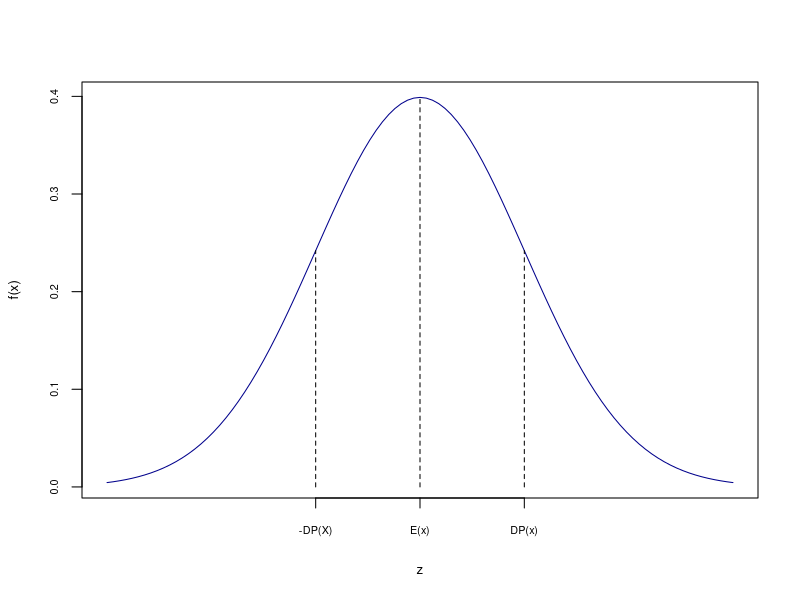
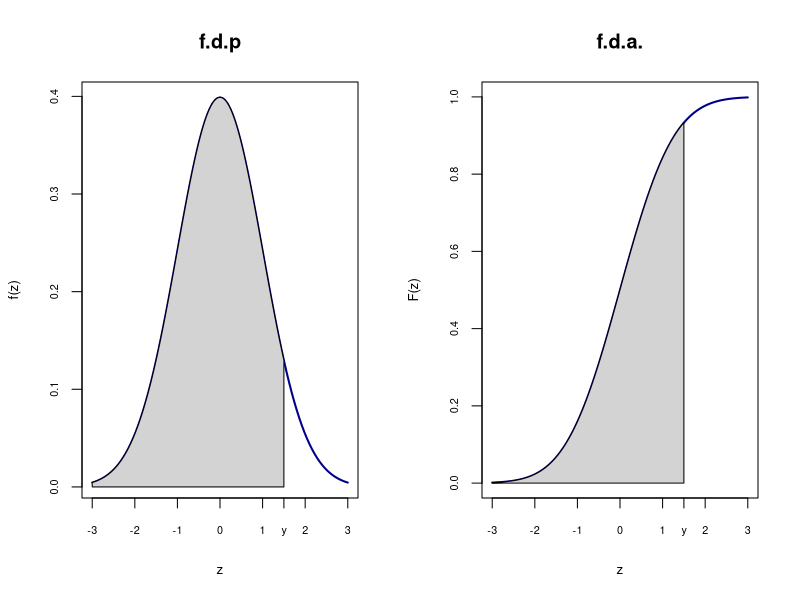
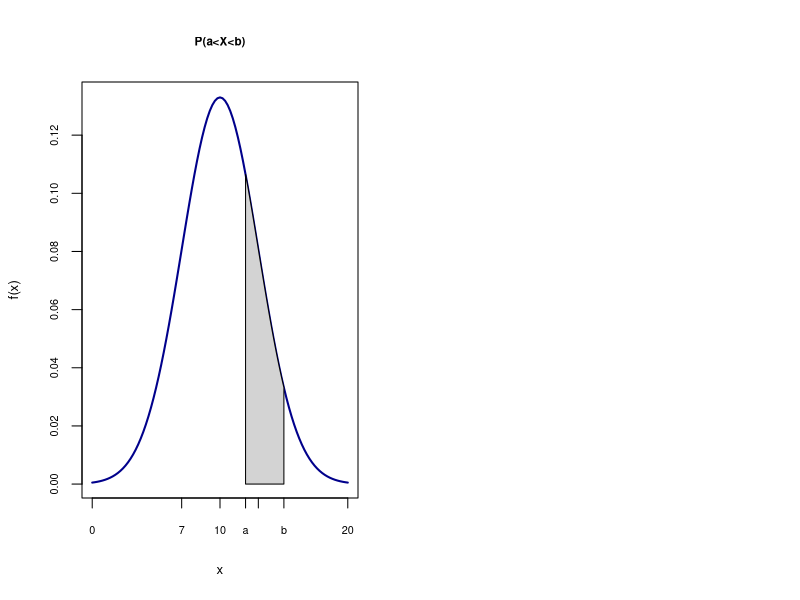
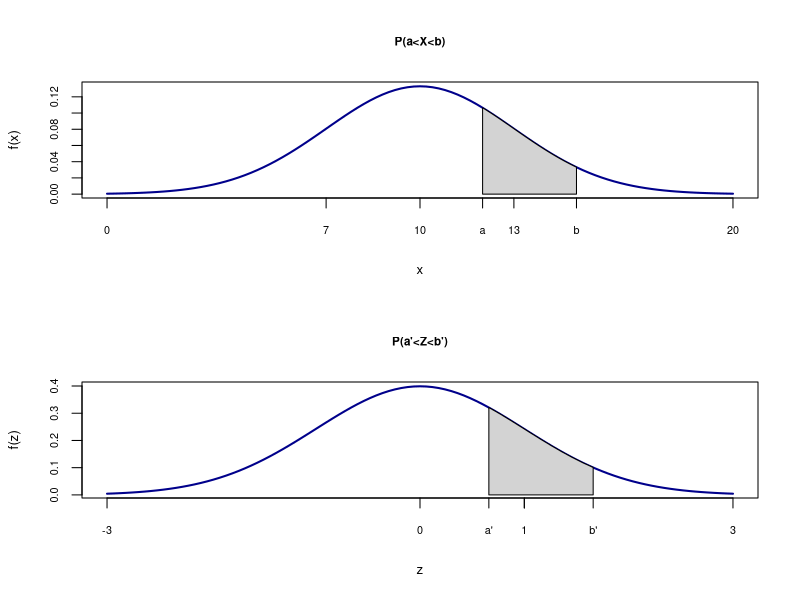
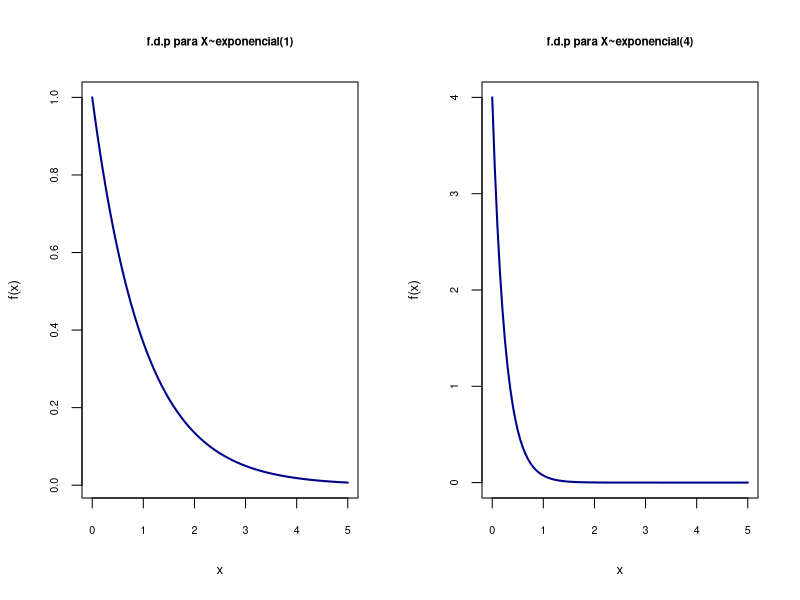
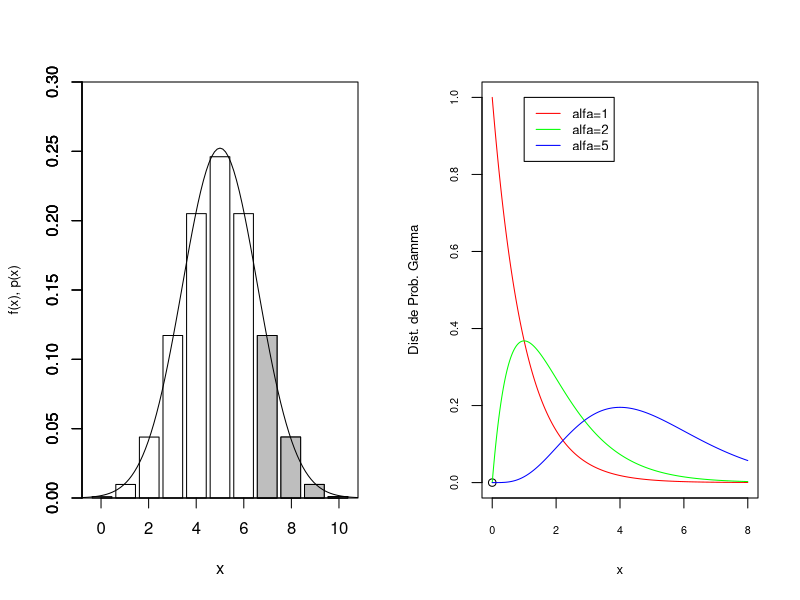
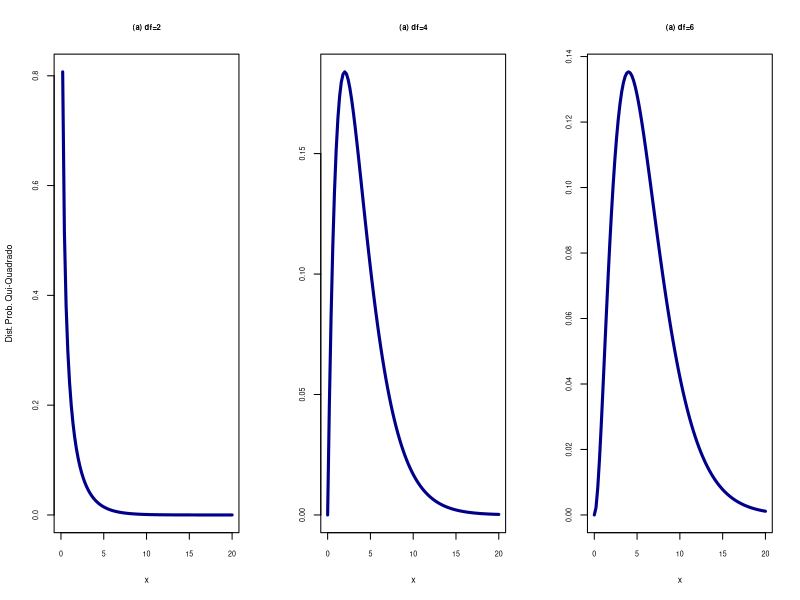
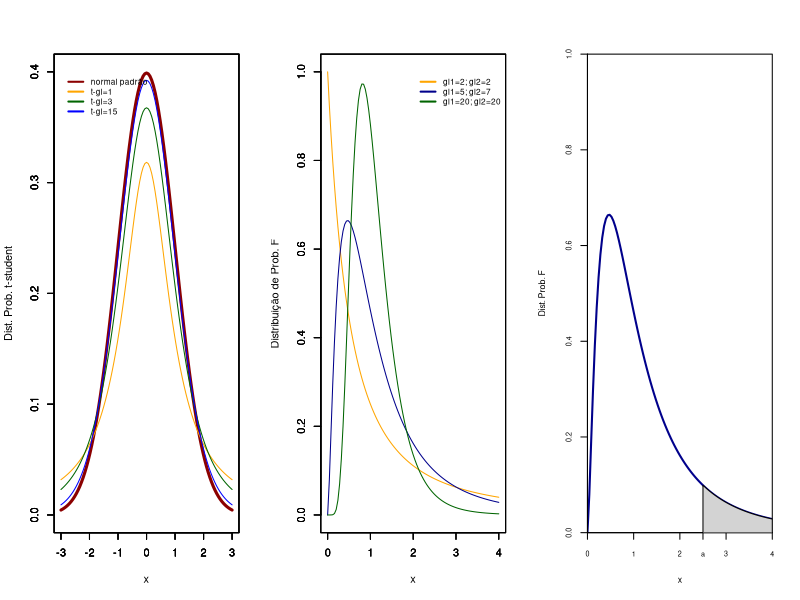

Write R code to recreate these figures, in order.
## ---- chunk 1
#| echo = TRUE,
#| fig.cap = "Distribuição Normal",
#| fig.height = 3.5,
#| fig.width = 5
rm(list = ls(all.names = TRUE)) #will clear all objects includes hidden objects.
x<-seq(-3,3,0.1)
fdnorm<-dnorm(x = x, mean = 0, sd=1)  
fdanorm<-pnorm(q = x, mean = 0, sd=1)
curve(dnorm(x,0,1),xlim=c(-3,3),main='',xaxt="n",xlab="z", ylab="f(x)",
      col="darkblue",cex.axis=0.65, cex.lab=0.8) 
axis(1,at=c(-1, 0, 1),labels =
       c("-DP(X)","E(x)","DP(x)"),cex.axis=0.65, cex.lab=0.8) 
lines(x=c(0,0),y=c(0,fdnorm[x==0]),lty=2, col="black") 
lines(x=c(1,1),y=c(0,fdnorm[x==1]),lty=2, col="black")
lines(x=c(-1,-1),y=c(0,fdnorm[x==-1]),lty=2, col="black")

## ---- chunk 2
#| echo = TRUE,
#| fig.cap = "Função Distribuição de Probabilidade Normal e Função Distribuição Acumulada Normal",
#| fig.height = 3.5,
#| fig.width = 7
x<-seq(-3,3,0.1) 
fdnorm<-dnorm(x = x, mean = 0, sd=1)   
fdanorm<-pnorm(q = x, mean = 0, sd=1)
par(mfrow=c(1,2))
regiao=seq(-3,1.5,0.01)
cord.x <- c(min(regiao),regiao,max(regiao))
cord.y <- c(0,dnorm(regiao),0) 
curve(dnorm(x,0,1),xlim=c(-3,3),main='f.d.p',xlab="z",type="l",
      col="darkblue",lwd=2, ylab="f(z)",xaxt="n",cex.axis=0.65, cex.lab=0.8 ) 
axis(1,at=c(-3,-2,-1, 0, 1, 1.5,2, 3),labels =
       c(-3,-2,-1,0,1,"y",2, 3),cex.axis=0.65, cex.lab=0.8) 
polygon(cord.x,cord.y,col='lightgray')

regiao=seq(-3,1.5,0.01)
cord.x <- c(min(regiao),regiao,max(regiao))
cord.y <- c(0,pnorm(regiao),0) 
curve(pnorm(x,0,1),xlim=c(-3,3),main='f.d.a.',xlab="z",type="l",
      col="darkblue",lwd=2, ylab="F(z)",xaxt="n",cex.axis=0.65, cex.lab=0.8 ) 
axis(1,at=c(-3,-2,-1, 0, 1, 1.5,2, 3),labels =
       c(-3,-2,-1,0,1,"y",2, 3),cex.axis=0.65, cex.lab=0.8) 
polygon(cord.x,cord.y,col='lightgray')
## ---- chunk 3
#| echo = TRUE,
#| fig.cap = "Calculando a probabilidade para a Distribuição Normal",
#| fig.height = 3.5,
#| fig.width = 6
x<-seq(0,20,0.1) 
fdnorm<-dnorm(x = x, mean = 10, sd=3)   
regiao=seq(12,15,0.1)
cord.x <- c(min(regiao),regiao,max(regiao))
cord.y <- c(0,dnorm(regiao, mean=10, sd=3),0) 
curve(dnorm(x,10,3),xlim=c(0,20),xlab="x",type="l", 
      col="darkblue",lwd=2, ylab="f(x)",xaxt="n",main="P(a<X<b)",
      cex.axis=0.65, cex.lab=0.8, cex.main=0.7 ) 
axis(1,at=c(0,7, 10, 12,13, 15,20),labels =
       c(0, 7, 10, "a",13,"b",20),cex.axis=0.65, cex.lab=0.8) 
polygon(cord.x, cord.y, col='lightgray')
## ---- chunk 4
#| echo = TRUE,
#| fig.cap = "Relação entre as Distribuições Normais e a Normal Padrão",
#| fig.height = 5.5,
#| fig.width = 4
par(mfrow=c(2,1))
x<-seq(0,20,0.1) 
fdnorm<-dnorm(x = x, mean = 10, sd=3)   
regiao=seq(12,15,0.1)
cord.x <- c(min(regiao),regiao,max(regiao))
cord.y <- c(0,dnorm(regiao, mean=10, sd=3),0) 
curve(dnorm(x,10,3),xlim=c(0,20),xlab="x",type="l", 
      col="darkblue",lwd=2, ylab="f(x)",xaxt="n",main="P(a<X<b)",
      cex.axis=0.65, cex.lab=0.8, cex.main=0.7 ) 
axis(1,at=c(0,7, 10, 12,13, 15,20),labels =
       c(0, 7, 10, "a",13,"b",20),cex.axis=0.65, cex.lab=0.8) 
polygon(cord.x, cord.y, col='lightgray')

z<-seq(-3,3,0.1) 
fdnorm<-dnorm(x = x, mean = 0, sd=1)   
regiao=seq(0.66,1.66,0.1)
cord.x <- c(min(regiao),regiao,max(regiao))
cord.y <- c(0,dnorm(regiao, mean=0, sd=1),0) 
curve(dnorm(x,0,1),xlim=c(-3,3),xlab="z",type="l", 
      col="darkblue",lwd=2, ylab="f(z)",xaxt="n",main="P(a'<Z<b')",
      cex.axis=0.65, cex.lab=0.8, cex.main=0.7 ) 
axis(1,at=c(-3,1, 0, 0.66 ,1, 1.66, 3),labels =
       c(-3, 1, 0, "a'",1,"b'",3),cex.axis=0.65, cex.lab=0.8) 
polygon(cord.x, cord.y, col='lightgray')
## ---- chunk 5
#| echo = TRUE,
#| fig.cap = "Distribuição de probabilidade exponecial e Distribuição exponencial acumulada",
#| fig.height = 3.5,
#| fig.width = 6
pnorm(10000,mean=10000,sd=1500)
pnorm(15000,mean=10000,sd=1500)-pnorm(12000,mean=10000,sd=1500)
1-pnorm(20000,mean=10000,sd=1500)
## ---- chunk 6
#| echo = TRUE,
#| fig.cap = "Distribuição de probabilidade exponecial e Distribuição exponencial acumulada",
#| fig.height = 3.5,
#| fig.width = 6
par(mfrow=c(1,2))
curve(dexp(x,1),xlim=c(0,5),main="f.d.p para X~exponencial(1)",
      xlab="x",type="l", col="darkblue",lwd=2, ylab="f(x)",
      cex.axis=0.65, cex.lab=0.8, cex.main=0.7)
curve(dexp(x,4),xlim=c(0,5),main="f.d.p para X~exponencial(4)",
      xlab="x",type="l", col="darkblue",lwd=2, ylab="f(x)",
      cex.axis=0.65, cex.lab=0.8, cex.main=0.7)
## ---- chunk 7
#| echo = TRUE,
#| fig.cap = "Distribuição de probabilidade exponecial e Distribuição exponencial acumulada",
#| fig.height = 3.5,
#| fig.width = 6
1-pexp(500,rate=1/500)
## ---- chunk 8
#| echo = TRUE,
#| fig.cap = "Aproximação da Binomial pela Normal",
#| fig.height = 3.5,
#| fig.width = 6
barplot(height = dbinom(0:10,size=10,prob = 1/2),col = "white",ylim=c(0,0.3), 
        ylab="f(x), p(x)", cex.lab=0.8,cex.main=0.7)
par(new=T)
barplot(height = c(rep(0,7),dbinom(7:10,size=10,prob = 1/2)),ylim=c(0,0.3),
        border=c(rep(NA,7),rep("black",4)), col = c(rep(NA,7),rep("gray",4)))
par(new=T)
curve(dnorm(x,mean=5, sd=sqrt(2.5)),xlim=c(-0.8,10.8),ylim=c(0.0,0.3),
      xaxs="i",yaxs="i",ylab="") 

## ---- chunk 9
#| echo = TRUE
1-pbinom(6,size=10,prob=1/2)
## ---- chunk 10
#| echo = TRUE
1-pnorm(6.5,mean=5,sd=sqrt(2.5))
## ---- chunk 11
#| echo = TRUE,
#| fig.cap = "Distribuição Gamma, para Beta=1 e Alfa variando",
#| fig.height = 3.5,
#| fig.width = 6
col <- rainbow(3)
a <- c(1,2,5)
plot(0,0,xlab="x",ylab="Dist. de Prob. Gamma",
     xlim = c(0,8),ylim = c(0,1),
      cex.axis=0.65, cex.lab=0.8, cex.main=0.7)
for (i in 1:3)
{
  lines(seq(0,8,by=0.01),dgamma(seq(0,8,by=0.01),a[i],1),col = col[i])
}
legend(1, 1, legend=c("alfa=1", "alfa=2", "alfa=5"),
       col=c("red", "green", "blue"), lty=1:1, cex=0.8)
## ---- chunk 12
#| echo = TRUE,
#| fig.cap = "Distribuição Qui-Quadrado para diferentes graus de liberdade (gl)",
#| fig.height = 3.5,
#| fig.width = 7
par(mfrow=c(1,3))
curve(dchisq(x,df=1),xlim=c(0,20),xlab="x", ylab="Dist. Prob. Qui-Quadrado", 
      main="(a) df=2", col="darkblue",lwd=3,
      cex.axis=0.65, cex.lab=0.8, cex.main=0.7)
curve(dchisq(x,df=4),xlim=c(0,20),xlab="x", ylab="", 
      main="(a) df=4", col="darkblue",lwd=3,
      cex.axis=0.65, cex.lab=0.8, cex.main=0.7)
curve(dchisq(x,df=6),xlim=c(0,20),xlab="x", ylab="", 
      main="(a) df=6", col="darkblue",lwd=3,
      cex.axis=0.65, cex.lab=0.8, cex.main=0.7)


## ---- chunk 13
#| echo = TRUE,
#| fig.cap = "Distribuição t-student para diferentes graus de liberdade (gl)",
#| fig.height = 3.5,
#| fig.width = 6
curve(dnorm(x),ylim=c(0,0.4),xlim=c(-3,3),xlab="x",col="darkred",
      ylab="Dist. Prob. t-student",lwd=3)
par(new=TRUE)
curve(dt(x,df=1),ylim=c(0,0.4),xlim=c(-3,3),xlab="",col="orange",
      lty=1,ylab="")
par(new=TRUE)
curve(dt(x,df=3),ylim=c(0,0.4),xlim=c(-3,3),xlab="",col="darkgreen",
      lty=1,ylab="")
par(new=TRUE)
curve(dt(x,df=15),ylim=c(0,0.4),xlim=c(-3,3),xlab="",col="blue",
      lty=1,ylab="") 
legend(-3,0.4,lty=c(1,1,1,1), col=c("darkred","orange","darkgreen","blue"),
       legend=c("normal padrão", "t-gl=1","t-gl=3", "t-gl=15"),
       bty="n",lwd=c(2,2,2,2),cex=0.75)
## ---- chunk 14
#| echo = TRUE,
#| fig.cap = "Distribuição de Probabilidade F",
#| fig.height = 3.5,
#| fig.width = 6
x<-seq(0,10,0.1) 
curve(df(x,df1=2, df2=2),ylim=c(0,1),xlim=c(0,4),xlab="x",
      col="orange",lty=1,ylab="Distribuição de Prob. F")
par(new=TRUE)
curve(df(x,df1=5, df2=7),ylim=c(0,1),xlim=c(0,4),xlab="",
      col="darkblue",lty=1,ylab="")
par(new=TRUE)
curve(df(x,df1=20, df2=20),ylim=c(0,1),xlim=c(0,4),xlab="",
      col="darkgreen",lty=1,ylab="")
legend(2,1,lty=c(1,1,1,1), col=c("orange","darkblue","darkgreen"),
       legend=c("gl1=2; gl2=2", "gl1=5; gl2=7","gl1=20; gl2=20")
       ,bty="n",lwd=c(2,2,2,2),cex=0.75)
## ---- chunk 15
#| echo = TRUE,
#| fig.cap = "Encontrando a Probabilidade para Distribuição de Probabilidade F",
#| fig.height = 3.5,
#| fig.width = 6
x<-seq(0,10,0.1)
regiao=seq(2.5,4,0.01)
cord.x <- c(min(regiao),regiao,max(regiao))
cord.y <- c(0,df(regiao,df1=5, df2=7),0) 
curve(df(x,df1=5, df2=7),xlim=c(0,4),ylim=c(0,1),xaxt='n', xlab="x",
      ylab="Dist. Prob. F",xaxs="i",yaxs="i",col="darkblue",lwd=2,
      cex.axis=0.65, cex.lab=0.8) 
axis(1,at=c(0,1, 2, 2.5,3, 4),labels =
       c(0,1, 2, "a" ,3, 4),cex.axis=0.65, cex.lab=0.8) 
polygon(cord.x,cord.y,col='lightgray')
